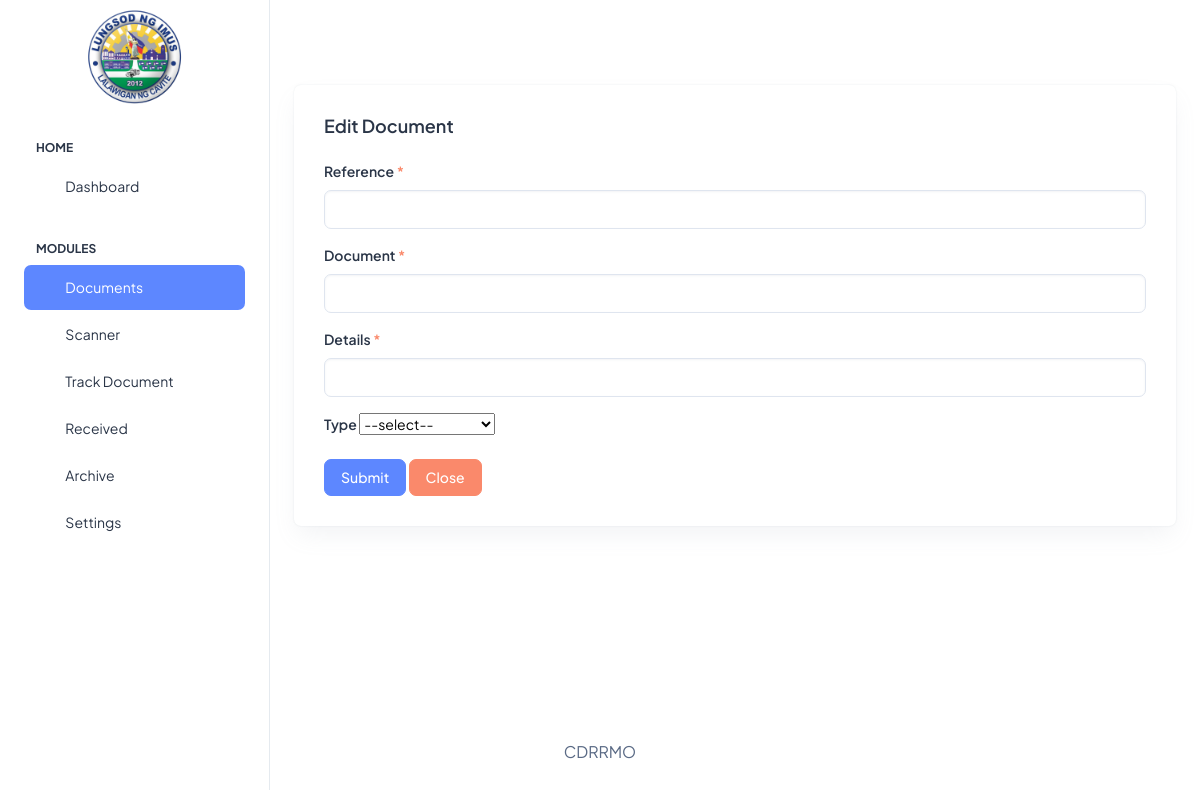
The page /portal/department/documents/edit.php?reference=13918476 (signed in) on the database as committed earlier.
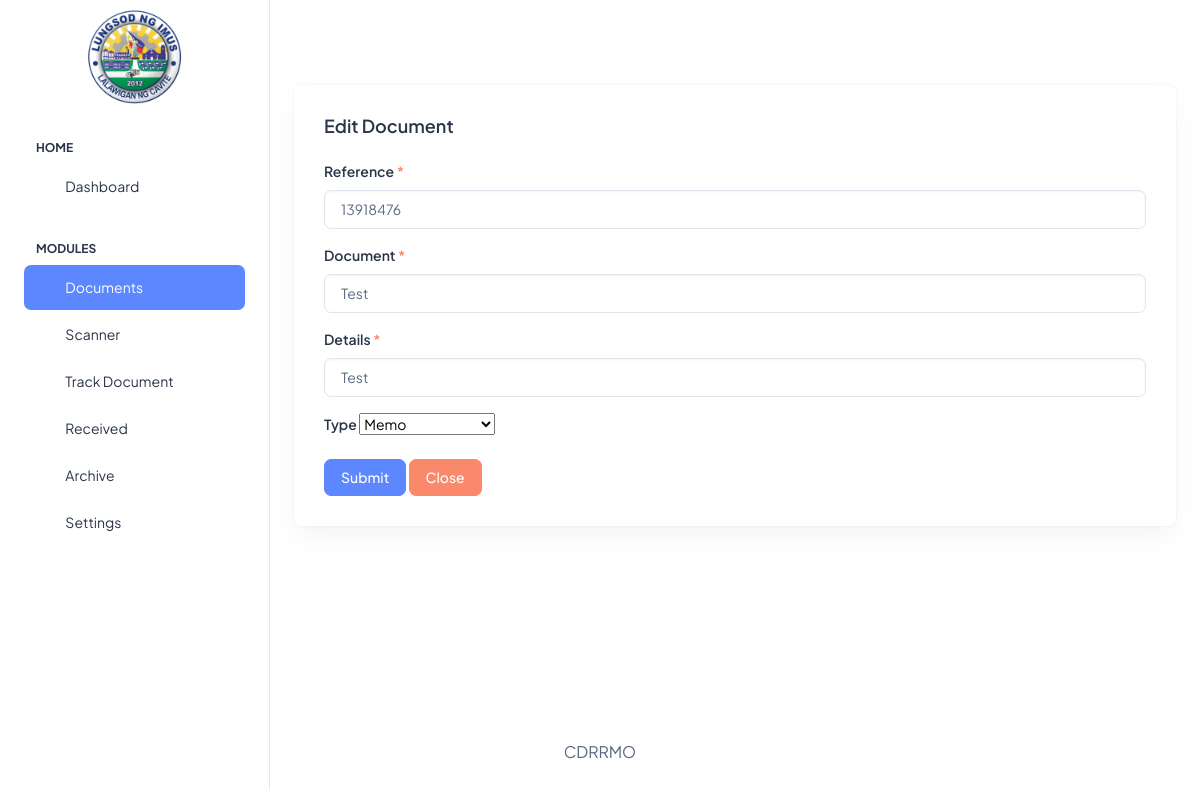
The same page on the database as committed later.
### tables this page shows
CREATE TABLE `documents` (
  `id` int(11) NOT NULL,
  `reference` varchar(45) NOT NULL,
  `sender` varchar(45) NOT NULL,
  `document` varchar(45) NOT NULL,
  `type` varchar(45) NOT NULL,
  `details` text NOT NULL,
  `status` varchar(45) NOT NULL,
  `hidden` int(11) NOT NULL,
  `date` date NOT NULL,
  `created` timestamp NOT NULL DEFAULT current_timestamp(),
  `updated` timestamp NULL DEFAULT NULL
);

### backend/class/Document.php (called while the page is built, shortened)
<?php
class Document
{
    private $db;
    function __construct($db)
    {
        $this->db = $db;
    }
    function One($reference)
    {
        $sql = "select * from documents where reference = ?";
        $stmt = $this->db->prepare($sql);
        $stmt->bindParam(1, $reference, PDO::PARAM_STR);
        $stmt->execute();
        $fetch = $stmt->fetch(PDO::FETCH_ASSOC);
        return $fetch;
    }
}

### backend/class/Category.php (called while the page is built, shortened)
<?php
class Category
{
    private $db;
    function __construct($db)
    {
        $this->db = $db;
    }
    function All()
    {
        $sql = "select * from category";
        $stmt = $this->db->prepare($sql);
        $stmt->execute();
        $results = array();
        while ($row = $stmt->fetch(PDO::FETCH_ASSOC)) {
            $results[] = $row;
        }
        return $results;
    }
}

### portal/department/documents/edit.php (the view, shortened to what this page needs)
<?php
   include '../templates/header.php' ?>
<?php
   $data = $Document->One($_GET['reference'] ?? null);
   ?>
<div class="container-fluid">
    <div class="card">
        <div class="card-body">
            <h5 class="card-title fw-semibold mb-4">Edit Document</h5>
            <form method="post" action="edit.php">
                <div class="mb-3">
                    <label for="exampleInputEmail1" class="form-label">Reference <span class="text-danger">*</span></label>
                    <input type="text" class="form-control" name="reference" value="<?= $data['reference'] ?>">
                </div>
                <div class="mb-3">
                    <label for="exampleInputEmail1" class="form-label">Document <span class="text-danger">*</span></label>
                    <input type="text" class="form-control" name="document" value="<?= $data['document'] ?>">
                </div>
                <div class="mb-3">
                    <label for="exampleInputEmail1" class="form-label">Details <span class="text-danger">*</span></label>
                    <input type="text" class="form-control" name="details" value="<?= $data['details'] ?>">
                </div>
                <div class="mb-3">
                    <label for="exampleInputEmail1" class="form-label require">Type</label>
                    <select name="type" id="type" required>
                        <option value="">--select--</option>
                        <?php
                           foreach ($Category->All() as $row) {
                               $selected = $data['type'] === $row['category'] ? 'selected' : null;
                               echo "<option $selected value='" . $row['category'] . "'>" . $row['category'] . "</option>";
                           }  ?>
                    </select>
                </div>
                <button type="submit" name="update_document" class="btn btn-primary">Submit</button>
                <button type="button" onclick="history.back()" class="btn btn-danger">Close</button>
            </form>
        </div>
    </div>
</div>
<?php include '../templates/footer.php' ?>

Rows that differ between the two databases and show on the page:
added documents: reference "13918476", document "Test", details "Test"
Other text that changed with them:
form field type: "--select--" → "Memo"
